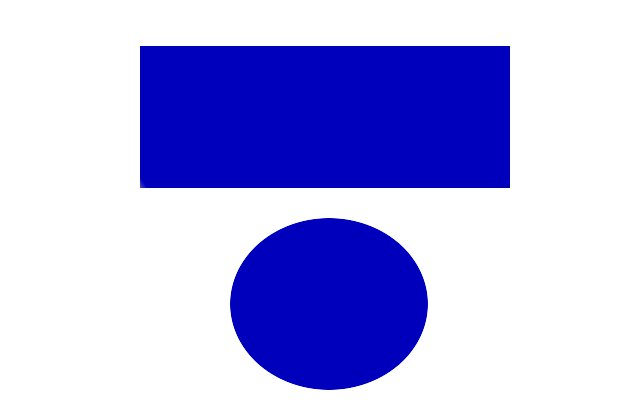
%> input picture Visión Estéreo/Rectcirculo.jpg, 640 x 400 px
$ octave E605.m   (GNU Octave 9; MATLAB toolbox functions it lacks are replaced by stand-ins)
%> lines starting %> are read from the running program, lines starting %| are printed output that depends on the picture; in (x1, y1, x2, y2) boxes, pixels count from 0 and x2, y2 are one past the last pixel; in counts of white or black regions, pixels touching at a corner belong together; the program's own positions count from 1
XC=imread('Rectcirculo.jpg');
%> XC is the input picture: size 400x640x3 uint8; mean R, G, B 176.1, 176.1, 233.9
BW=rgb2gray(XC);
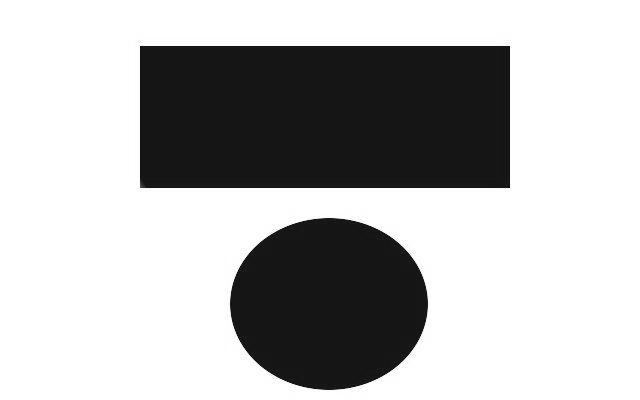
%> BW: size 400x640 uint8; min 12, max 255, mean 182.6
figure
imshow(BW)

mBW=BW<100;
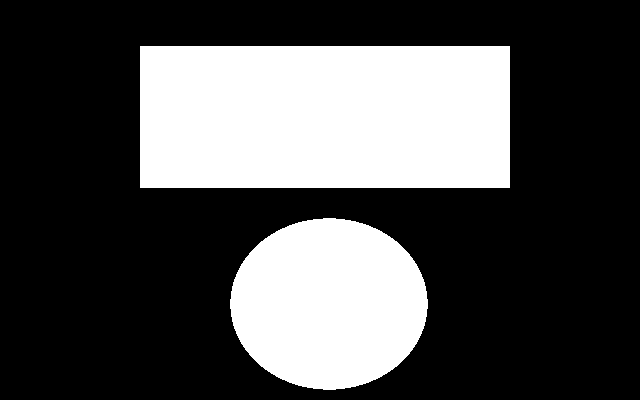
%> mBW: size 400x640 logical; 30.9% white; 2 white regions, box (x1, y1, x2, y2) and area: (140, 46, 510, 188) 52540, (230, 218, 428, 390) 26578
figure
imshow(mBW);

pA=[mBW(1:200,:);zeros(size(mBW,1)-200,size(mBW,2))];
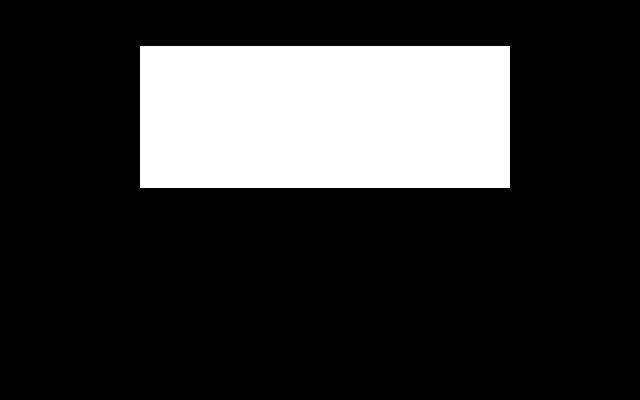
%> pA: size 400x640 double; values 0 (black) and 1 (white), 20.5% white; 1 white region, box (x1, y1, x2, y2) and area: (140, 46, 510, 188) 52540
pB=[zeros(200,size(mBW,2));mBW(201:end,:)];
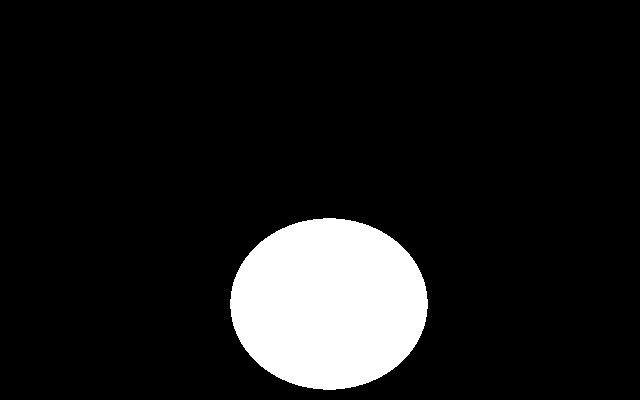
%> pB: size 400x640 double; values 0 (black) and 1 (white), 10.4% white; 1 white region, box (x1, y1, x2, y2) and area: (230, 218, 428, 390) 26578

figure
subplot(1,2,1)
imshow(pA);
title('pA');
subplot(1,2,2)
imshow(pB);
title('pB');

%% Calculamos cual es un cuadrado y cual es una circunferencia
%  Identificar el rectangulo y el circulo de cada plantilla de pertenencia

% Calculamos mu02 para plantilla A
p=pA;
[n,m]=size(p);
%> n = 400; m = 640

m00A=0;
m10A=0;
m01A=0;
mu20A=0;
mu02A=0;

for i=1:n
    for j=1:m
       m00A=m00A+p(i,j);
       m10A=m10A+p(i,j)*i;
       m01A=m01A+p(i,j)*j;
    end
end
%> after the loop, m00A = 52540; m01A = 17101770; m10A = 6173450

% centro de gravedad

igA=m10A/m00A;
%> igA = 117.5
jgA=m01A/m00A;
%> jgA = 325.5

for i=1:n
    for j=1:m
       mu20A=mu20A+p(i,j)*((i-igA)^2);
       mu02A=mu02A+p(i,j)*((j-jgA)^2);
    end
end
%> after the loop, mu02A = 599389455; mu20A = 88280335

% Calculamos mu02 para plantilla B
p=pB;
m00B=0;
m10B=0;
m01B=0;
mu20B=0;
mu02B=0;

for i=1:n
    for j=1:m
       m00B=m00B+p(i,j);
       m10B=m10B+p(i,j)*i;
       m01B=m01B+p(i,j)*j;
    end
end
%> after the loop, m00B = 26578; m01B = 8757564; m10B = 8093001

% centro de gravedad

igB=m10B/m00B;
%> igB = 304.5
jgB=m01B/m00B;
%> jgB = 329.5

for i=1:n
    for j=1:m
       mu20B=mu20B+p(i,j)*((i-igB)^2);
       mu02B=mu02B+p(i,j)*((j-jgB)^2);
    end
end
%> after the loop, mu02B = 64720932; mu20B = 48823160.5


dA=abs(mu02A-mu20A);
%> dA = 511109120
dB=abs(mu02B-mu20B);
%> dB = 15897771.5

figure
subplot(1,2,1)
imshow(pA);
hold on
plot(jgA,igA,'*r');
title(['pA mu02=',num2str(mu02A/1e6),' mu20=',num2str(mu20A/1e6)]);
subplot(1,2,2)
imshow(pB);
hold on
plot(jgB,igB,'*r');
title(['pB mu02=',num2str(mu02B/1e6),' mu20=',num2str(mu20B/1e6)]);
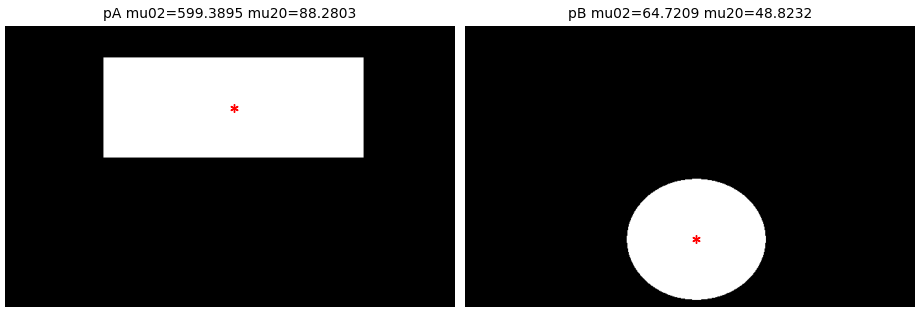
%> figure redrawn from the program's plot data, 2 panels


if dA>dB
    disp('pA es un rectangulo');
else
    disp('pA es un circulo');
end
